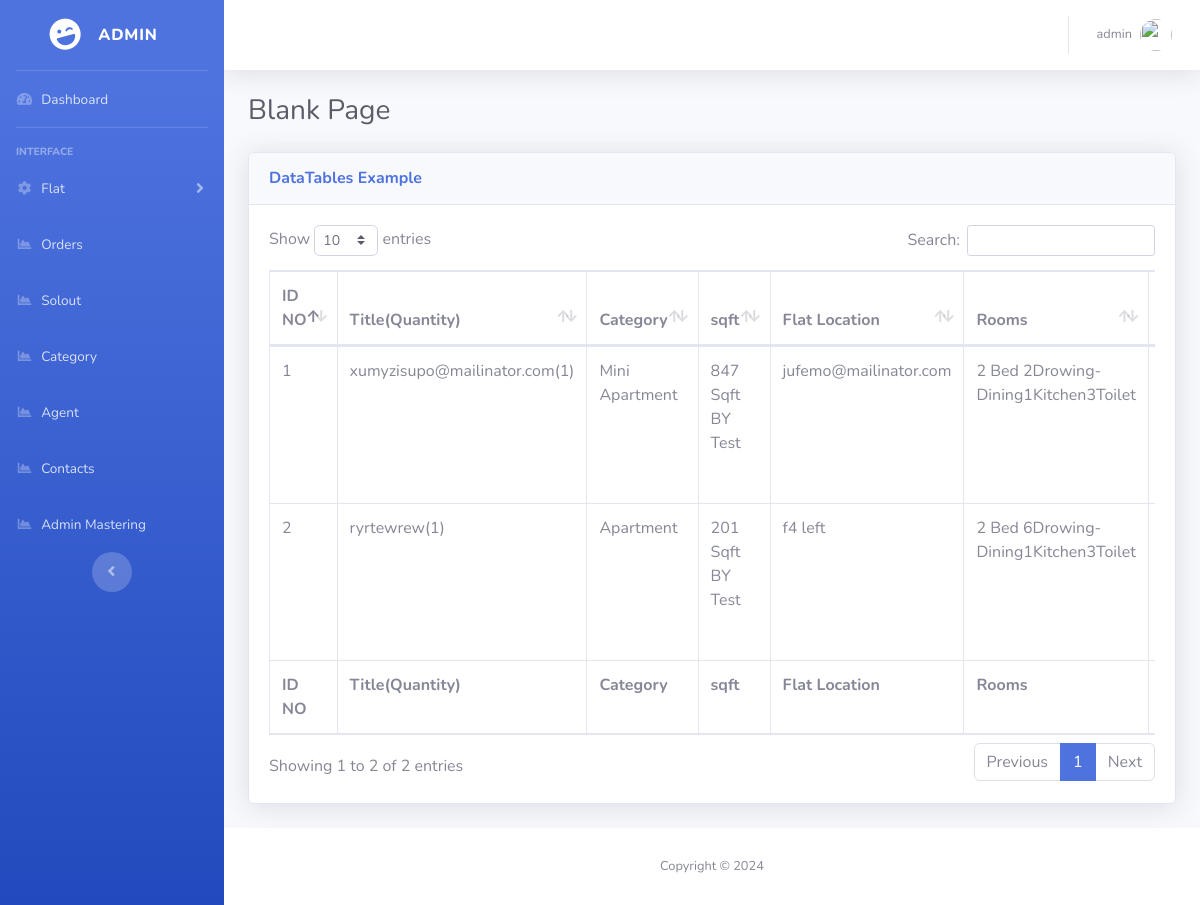
Screenshot of /admin/view_flat.php (signed in) with the database file from the repository.
### tables this page shows
CREATE TABLE `properties` (
  `id` int(11) NOT NULL,
  `cat_id` int(11) NOT NULL,
  `title` varchar(151) NOT NULL,
  `floar` varchar(255) NOT NULL,
  `flatcode` varchar(151) DEFAULT NULL,
  `sqft` varchar(191) NOT NULL,
  `description` text NOT NULL,
  `price` varchar(191) NOT NULL,
  `discount` varchar(191) NOT NULL,
  `status` tinyint(4) NOT NULL,
  `quantity` int(11) NOT NULL,
  `bed_room` int(11) NOT NULL,
  `living_room` int(11) NOT NULL,
  `kitchen` int(11) NOT NULL,
  `parking` int(11) NOT NULL,
  `toilet` int(11) NOT NULL,
  `division` varchar(155) NOT NULL,
  `location` varchar(191) NOT NULL,
  `agent_id` int(11) NOT NULL,
  `image_one` varchar(191) NOT NULL,
  `image_two` varchar(191) NOT NULL,
  `image_three` varchar(191) NOT NULL,
  `document_file` varchar(255) DEFAULT NULL,
  `belkuni` int(11) NOT NULL
);

CREATE TABLE `category` (
  `cat_id` int(11) NOT NULL,
  `cat_name` varchar(151) NOT NULL,
  `flag` int(11) NOT NULL
);

CREATE TABLE `users` (
  `user_id` int(11) NOT NULL,
  `name` varchar(191) DEFAULT NULL,
  `email` varchar(191) NOT NULL,
  `phone` varchar(191) DEFAULT NULL,
  `otp` int(11) DEFAULT NULL,
  `status` varchar(50) DEFAULT NULL,
  `password` varchar(191) DEFAULT NULL,
  `about_me` text DEFAULT NULL,
  `division` varchar(155) DEFAULT NULL,
  `address` text DEFAULT NULL,
  `image` varchar(190) DEFAULT NULL,
  `admin_log` tinyint(4) NOT NULL DEFAULT 0,
  `created_at` timestamp NOT NULL DEFAULT current_timestamp()
);

### admin/view_flat.php (the view, shortened to what this page needs)
<?php include 'header.php'; ?>
<div class="container-fluid">
    <h1 class="h3 mb-4 text-gray-800">Blank Page</h1>
    <div class="card shadow mb-4">
        <div class="card-header py-3">
            <h6 class="m-0 font-weight-bold text-primary">DataTables Example</h6>
        </div>
        <div class="card-body">
            <div class="table-responsive">
                <table class="table table-bordered" id="dataTable" width="100%" cellspacing="0">
                    <thead>
                        <tr>
                            <th>ID NO</th>
                            <th>Title(Quantity)</th>
                            <th>Category</th>
                            <th>sqft</th>
                            <th>Flat Location</th>
                            <th>Rooms</th>
                            <th>Price</th>
                        </tr>
                    </thead>
                    <tfoot>
                        <tr>
                            <th>ID NO</th>
                            <th>Title(Quantity)</th>
                            <th>Category</th>
                            <th>sqft</th>
                            <th>Flat Location</th>
                            <th>Rooms</th>
                            <th>Price</th>
                        </tr>
                    </tfoot>
                    <tbody>
                        <?php
                        $con = new mysqli("localhost", "root", "", "realstate");
                        if ($_SESSION['status'] == 'admin') {
                            $query = "SELECT properties.*,
                 users.name as agent_name,
                 category.cat_name
          FROM properties
          LEFT JOIN users ON properties.agent_id = users.user_id
          LEFT JOIN category ON properties.cat_id = category.cat_id
          ORDER BY properties.id DESC";
                        }
                        $result = $con->query($query);
                        if ($result->num_rows > 0) {
                            foreach ($result as $key => $value) {
                        ?>
                                <tr>
                                    <td><?php echo $value['id']; ?></td>
                                    <td><?php echo $value['title'] . "(" . $value['quantity'] . ")"; ?> </td>
                                    <td><?php echo $value['cat_name']; ?> </td>
                                    <td><?php echo $value['sqft']; ?> Sqft BY <?php echo $value['agent_name']; ?></td>
                                    <td><?php echo $value['floar']; ?> </td>
                                    <td><?php echo $value['bed_room'] . " Bed " . $value['living_room'] . "Drowing-Dining" . $value['kitchen'] . "Kitchen" . $value['toilet'] . "Toilet"; ?></td>
                                    <td><?php echo $value['price']; ?></td>
                                </tr>
                        <?php }
                        }
                        ?>
                    </tbody>
                </table>
            </div>
        </div>
    </div>
</div>
<?php include 'footer.php'; ?>

### rows the page displays
properties: id "2", title "ryrtewrew", quantity "1", cat.cat_name "Apartment", sqft "201", users.name "Test", floar "f4 left", bed_room "2", living_room "6", kitchen "1", toilet "3"
properties: id "1", title "xumyzisupo@mailinator.com", quantity "1", cat.cat_name "Mini Apartment", sqft "847", users.name "Test", floar "jufemo@mailinator.com", bed_room "2", living_room "2", kitchen "1", toilet "3"

### other values shown
$_SESSION['name'] "admin"
